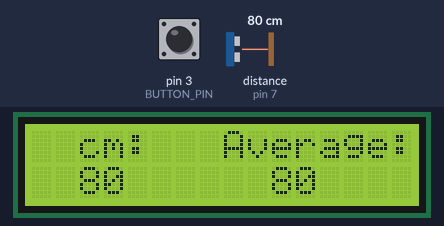
Recording of a sketch running on a simulated Arduino Uno, built with avr-gcc and run on an emulated ATmega328P. Shown: 16×2 character LCD. Wiring (inferred from the names in the program): ultrasonic range finder: trigger pin 6; echo pin 7. Inputs (shaded band) come from the test bench; at power-on: pin 3 (BUTTON_PIN) LOW, distance to the obstacle (sensor on pin 7) 80 cm. The echo pulse lasts 58.3 µs per cm; what the sketch prints to the serial monitor is not drawn.

Above: at 1.7 s.
1.8 s: pin 3 (BUTTON_PIN) pulled HIGH for 0.15 s
At 2.3 s:
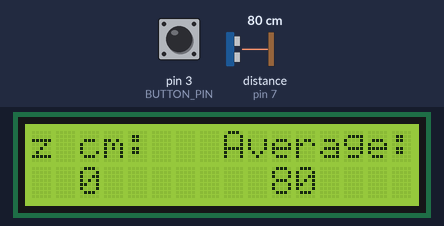
3.4 s: distance to the obstacle (sensor on pin 7) set to 299 cm
At 4.6 s:
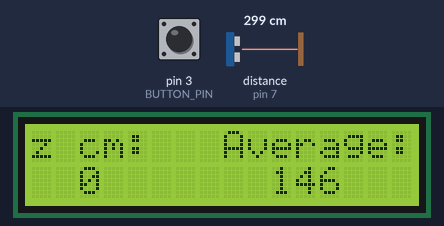
6.3 s: pin 3 (BUTTON_PIN) pulled HIGH for 1 s
At 6.7 s:
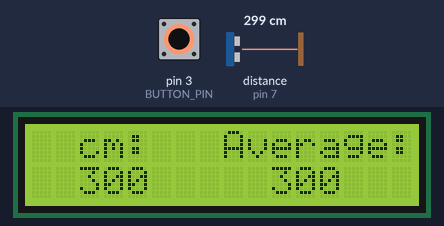
8.8 s: distance to the obstacle (sensor on pin 7) set to 2 cm
At 11.4 s:
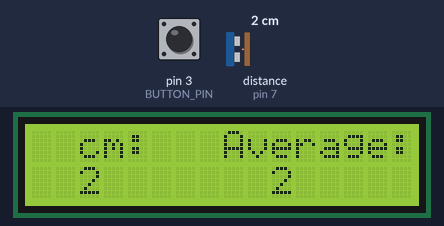
11.8 s: distance to the obstacle (sensor on pin 7) set to 4 cm
At 13.0 s:
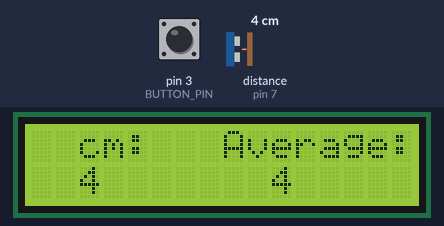
Timing chart, 0 to 14.8 s (numbered marks = the images above; inputs shaded):
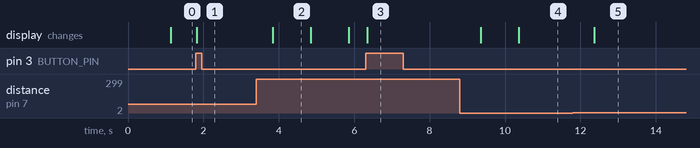

The sketch:

distance.ino
```cpp
#include <LiquidCrystal_I2C.h>


const int TRIG_PIN = 6;
const int ECHO_PIN = 7;
const int BUTTON_PIN = 3;

LiquidCrystal_I2C lcd(0x27, 16, 2);


unsigned long startMillis;
unsigned long currentMillis;
const unsigned long period = 1000;
int buttonState = 0;

void setup() {
  lcd.init();
  lcd.backlight();
  lcd.setCursor(3, 0);
  lcd.print("Initializing...");

  Serial.begin(9600);
  while (!Serial);

  Serial.println();
  Serial.println("Initializing...");
  Serial.flush();

  pinMode(TRIG_PIN, OUTPUT);
  pinMode(ECHO_PIN, INPUT);
  pinMode(BUTTON_PIN, INPUT);
  attachInterrupt(digitalPinToInterrupt(BUTTON_PIN), doZeroing, RISING );


  startMillis = millis();
}
const int NUM_SAMPLES = 50;
unsigned long measurements [NUM_SAMPLES];


int sample = 0;
volatile unsigned int average = 0;
volatile unsigned int zeroing_distance = 0;
volatile bool use_zeroing = false;
volatile bool graphics_dirty = false;

void loop() {
  long duration = 0;
  unsigned long cm = 0;

  digitalWrite(TRIG_PIN, LOW);
  delayMicroseconds(2);
  digitalWrite(TRIG_PIN, HIGH);
  delayMicroseconds(10);
  digitalWrite(TRIG_PIN, LOW);


  duration = pulseIn(ECHO_PIN, HIGH);
  cm = duration / 29 / 2;

  if (sample < NUM_SAMPLES)
  {
    measurements[sample++] = cm;
  }
  else
  {
    sample = 0;
  }

  int sum = 0;
  for (int i = 0; i < NUM_SAMPLES; i++)
  {
    sum = sum + measurements[i];
  }
  average = sum / NUM_SAMPLES;

  currentMillis = millis();
  if ((currentMillis - startMillis >= period) ||
       graphics_dirty == true)
  {
    lcd.clear();

    lcd.setCursor(2, 0);
    lcd.print("cm:");
    lcd.setCursor(2, 1);

    if (use_zeroing)
    {
      int z_dist = zeroing_distance - cm;
      lcd.print((z_dist < 0) ? 0 : z_dist);
      lcd.setCursor(0, 0);
      lcd.print("z");
    }
    else
    {
      lcd.print(cm);
    }


    lcd.setCursor(8, 0);
    lcd.print("Average:");
    lcd.setCursor(10, 1);
    lcd.print(average);

    startMillis = currentMillis;
    graphics_dirty = false;
  }

  delay(10);
}

void doZeroing()
{
  use_zeroing = !use_zeroing;
  zeroing_distance = average;
  graphics_dirty = true;
}
```

Measured:
- after the input at 1.8 s, the display: changes at once (image 1)
- after the input at 3.4 s, the display: changes after 0.44 s (image 2)
- after the input at 6.3 s, the display: changes after 0.05 s (image 3)
- after the input at 8.8 s, the display: first changes after 0.56 s (image 4 shows a later state)
- after the input at 11.8 s, the display: changes after 0.57 s (image 5)
- what the display in image 2 shows lasts 1.0 s, from 3.8 s to 4.8 s
